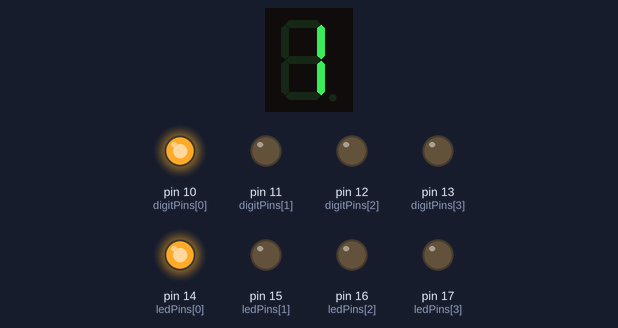
This sketch was run on a simulated Arduino Uno, built with avr-gcc and run on an emulated ATmega328P. Parts: 1-digit seven-segment display, output pins drawn as LEDs (lit = HIGH). Wiring (inferred from the names in the program): 1-digit 7-segment display, segments lit when LOW: segments pin 2, pin 3, pin 4, pin 5, pin 6, pin 7, pin 8, pin 9. The segment pins are drawn as the display they are named for; pins used as bus, display or sensor lines are not drawn.

Above: at 0.1 s.
At 1.1 s:
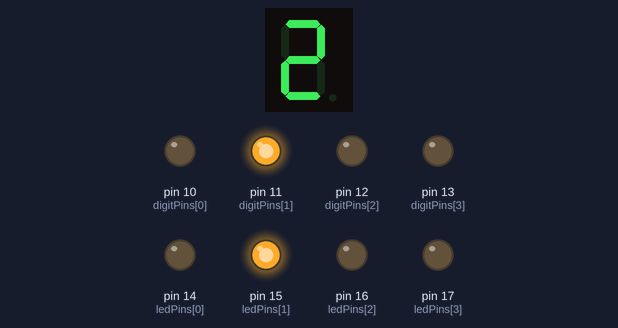
At 2.1 s:
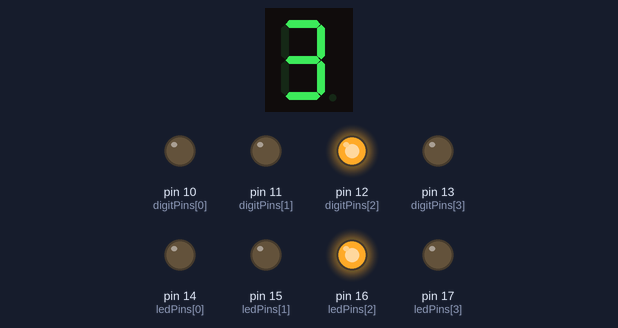
At 3.1 s:
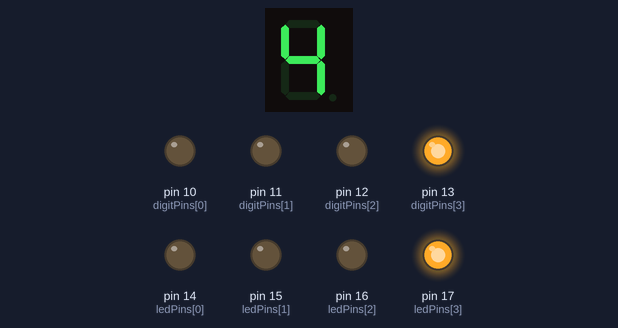
Timing chart, 0 to 40.0 s (numbered marks = the images above):
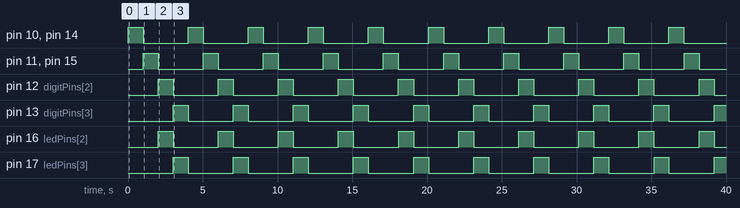

Measured:
- by itself, pin 10 (digitPins[0]), pin 11 (digitPins[1]), pin 12 (digitPins[2]), pin 13 (digitPins[3]), pin 14 (ledPins[0]), pin 15 (ledPins[1]), pin 16 (ledPins[2]), pin 17 (ledPins[3]): alternates HIGH for 1.0 s and LOW for 3.0 s
- by itself, everything shown: repeats every 4.0 s, in 8 steps
- what the display in image 1 shows lasts 1.0 s, from 1.0 s to 2.0 s

The sketch:

sketch_segled.ino
```cpp
// Define segment pins (A, B, C, D, E, F, G, DP)
const int segmentPins[] = {2, 3, 4, 5, 6, 7, 8, 9};  // A, B, C, D, E, F, G, DP

// Define digit select pins
const int digitPins[] = {10, 11, 12, 13};  // Digit 1, Digit 2, Digit 3, Digit 4

// Define LED pins
const int ledPins[] = {14, 15, 16, 17};  // LED 1, LED 2, LED 3, LED 4

// Binary patterns for numbers 0-9 on a 7-segment display (Common Anode)
const byte numberPatterns[] = {
  0b11111100,  // 0
  0b11111001,  // 1
  0b10100100,  // 2
  0b10110000,  // 3
  0b10011001,  // 4
  0b10010010,  // 5
  0b10000010,  // 6
  0b11111000,  // 7
  0b10000000,  // 8
  0b10010000   // 9
};

void setup() {
  // Set segment pins as outputs
  for (int i = 0; i < 8; i++) {
    pinMode(segmentPins[i], OUTPUT);
  }

  // Set digit select pins as outputs
  for (int i = 0; i < 4; i++) {
    pinMode(digitPins[i], OUTPUT);
  }

  // Set LED pins as outputs
  for (int i = 0; i < 4; i++) {
    pinMode(ledPins[i], OUTPUT);
  }

  // Turn off all segments, digits, and LEDs initially
  clearDisplay();
}

void loop() {
  // Display digits 1, 2, 3, 4
  displayNumber(1, 0);  // Display 1 on the first digit
  controlLED(0);        // Turn on LED 1
  delay(1000);          // Keep it on for 1 second

  displayNumber(2, 1);  // Display 2 on the second digit
  controlLED(1);        // Turn on LED 2
  delay(1000);          // Keep it on for 1 second

  displayNumber(3, 2);  // Display 3 on the third digit
  controlLED(2);        // Turn on LED 3
  delay(1000);          // Keep it on for 1 second

  displayNumber(4, 3);  // Display 4 on the fourth digit
  controlLED(3);        // Turn on LED 4
  delay(1000);          // Keep it on for 1 second
}

void displayNumber(int number, int digit) {
  // Turn off all digits
  clearDisplay();

  // Select the current digit (set HIGH for common anode)
  digitalWrite(digitPins[digit], HIGH);

  // Display the corresponding number (set segments HIGH to turn them on)
  for (int i = 0; i < 8; i++) {
    bool segmentState = numberPatterns[number] & (1 << i);
    digitalWrite(segmentPins[i], segmentState ? HIGH : LOW);  // HIGH turns ON the segment
  }

  // Small delay for multiplexing
  delay(5);
}

// Function to control the corresponding LED for the digit
void controlLED(int index) {
  // Turn off all LEDs
  for (int i = 0; i < 4; i++) {
    digitalWrite(ledPins[i], LOW);  // LOW turns OFF the LED
  }
  // Turn on the selected LED
  digitalWrite(ledPins[index], HIGH);  // HIGH turns ON the selected LED
}

// Function to clear all digits and LEDs (turn off)
void clearDisplay() {
  // Turn off all segments (LOW = off for common anode)
  for (int i = 0; i < 8; i++) {
    digitalWrite(segmentPins[i], LOW);  // LOW turns OFF the segment
  }

  // Turn off all digit select pins (LOW = off for common anode)
  for (int i = 0; i < 4; i++) {
    digitalWrite(digitPins[i], LOW);  // LOW turns OFF the digit
  }

  // Turn off all LEDs
  for (int i = 0; i < 4; i++) {
    digitalWrite(ledPins[i], LOW);  // LOW turns OFF the LED
  }
}
```
